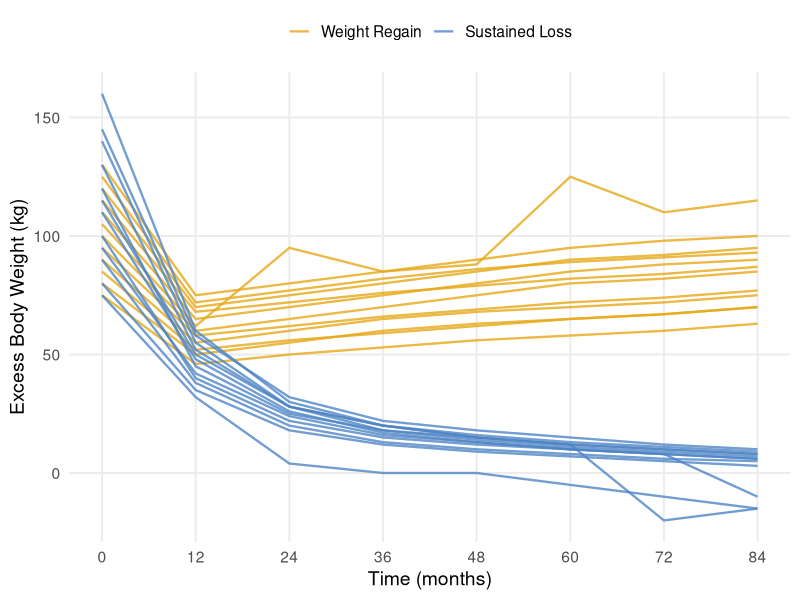

Reproduce this figure in R.
library(ggplot2)

df = read.csv("data.csv", stringsAsFactors = FALSE)
df$class = factor(df$class, levels = c("Weight Regain", "Sustained Loss"))

# Colors: gold for Weight Regain, steel blue for Sustained Loss (matching original)
class_colors = c("Weight Regain" = "#E6A817", "Sustained Loss" = "#4E84C4")

p = ggplot(df, aes(x = time, y = ebw, group = subject_id, color = class)) +
  geom_line(linewidth = 0.8, alpha = 0.8) +
  scale_color_manual(values = class_colors, name = NULL) +
  scale_x_continuous(breaks = c(0, 12, 24, 36, 48, 60, 72, 84)) +
  scale_y_continuous(breaks = c(0, 50, 100, 150)) +
  labs(
    x = "Time (months)",
    y = "Excess Body Weight (kg)"
  ) +
  theme_minimal(base_size = 14) +
  theme(
    legend.position = "top",
    panel.grid.minor = element_blank()
  )

ggsave("plot.png", p, width = 5, height = 4, dpi = 800)
